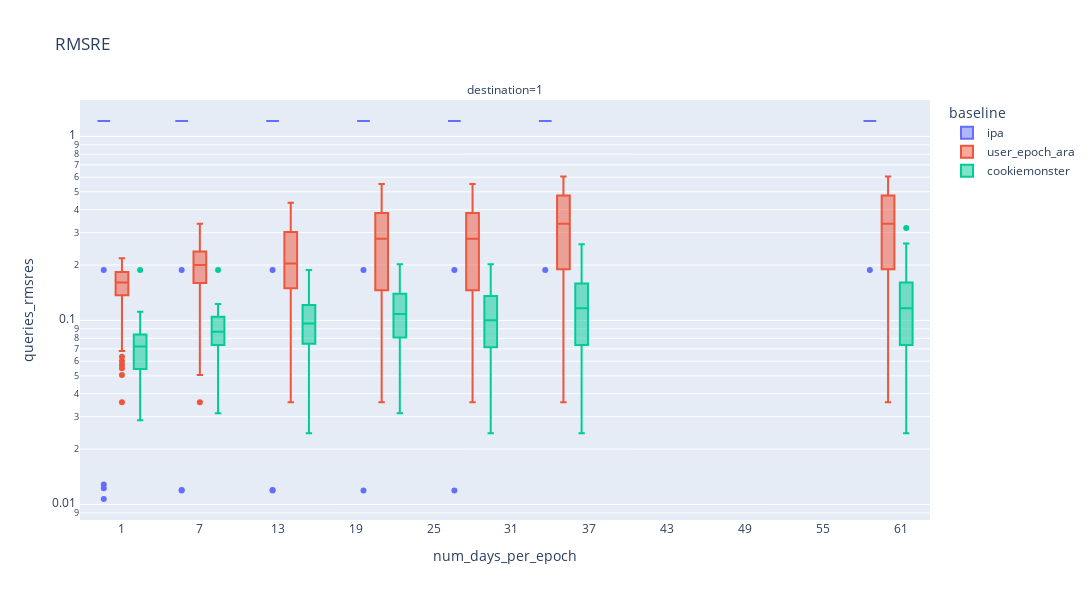
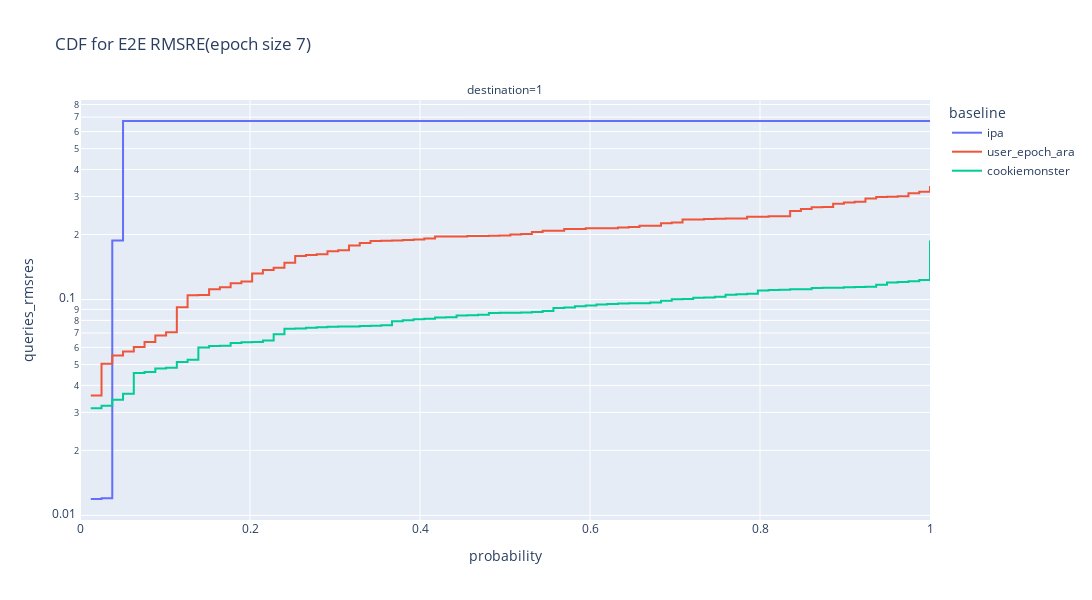

Here is the notebook cell these charts were saved with, in order:
### Code cell
path = "ray/patcg/varying_epoch_granularity_aw_7"
df = analyze_results(path, "bias")
plot_bias_rmsre(df, x_axis="num_days_per_epoch", log_y=True)
plot_bias_rmsre_cdf(df, epoch_size=7, log_y=True)

### Figure 1 — Plotly figure (JSON) as saved in the notebook; plotly's stock layout.template omitted (floating-point values rounded to 4 significant figures; data arrays with more than 128 entries replaced by an {"elided": "..."} marker saying what was removed)
{"data": [{"alignmentgroup": "True", "hovertemplate": "baseline=ipa<br>destination=1<br>num_days_per_epoch=%{x}<br>queries_rmsres=%{y}<extra></extra>", "legendgroup": "ipa", "marker": {"color": "#636efa"}, "name": "ipa", "notched": false, "offsetgroup": "ipa", "orientation": "v", "showlegend": true, "type": "box", "x": {"elided": "553 int values"}, "x0": " ", "xaxis": "x", "y": {"elided": "553 float values"}, "y0": " ", "yaxis": "y"}, {"alignmentgroup": "True", "hovertemplate": "baseline=user_epoch_ara<br>destination=1<br>num_days_per_epoch=%{x}<br>queries_rmsres=%{y}<extra></extra>", "legendgroup": "user_epoch_ara", "marker": {"color": "#EF553B"}, "name": "user_epoch_ara", "notched": false, "offsetgroup": "user_epoch_ara", "orientation": "v", "showlegend": true, "type": "box", "x": {"elided": "553 int values"}, "x0": " ", "xaxis": "x", "y": {"elided": "553 float values"}, "y0": " ", "yaxis": "y"}, {"alignmentgroup": "True", "hovertemplate": "baseline=cookiemonster<br>destination=1<br>num_days_per_epoch=%{x}<br>queries_rmsres=%{y}<extra></extra>", "legendgroup": "cookiemonster", "marker": {"color": "#00cc96"}, "name": "cookiemonster", "notched": false, "offsetgroup": "cookiemonster", "orientation": "v", "showlegend": true, "type": "box", "x": {"elided": "553 int values"}, "x0": " ", "xaxis": "x", "y": {"elided": "553 float values"}, "y0": " ", "yaxis": "y"}], "layout": {"annotations": [{"showarrow": false, "text": "destination=1", "x": 0.5, "xanchor": "center", "xref": "paper", "y": 1, "yanchor": "bottom", "yref": "paper"}], "boxmode": "group", "height": 600, "legend": {"title": {"text": "baseline"}, "tracegroupgap": 0}, "title": {"text": "RMSRE"}, "width": 1100, "xaxis": {"anchor": "y", "autorange": true, "domain": [0, 1], "range": [-2.231, 63.23], "title": {"text": "num_days_per_epoch"}, "type": "linear"}, "yaxis": {"anchor": "x", "autorange": true, "domain": [0, 1], "range": [-2.084, 0.1977], "title": {"text": "queries_rmsres"}, "type": "log"}}}

### Figure 2 — Plotly figure (JSON) as saved in the notebook; plotly's stock layout.template omitted (floating-point values rounded to 4 significant figures)
{"data": [{"hovertemplate": "baseline=ipa<br>destination=1<br>probability=%{x}<br>queries_rmsres=%{y}<extra></extra>", "legendgroup": "ipa", "line": {"dash": "solid", "shape": "hv"}, "marker": {"color": "#636efa", "symbol": "circle"}, "mode": "lines", "name": "ipa", "orientation": "h", "showlegend": true, "type": "scatter", "x": [0.01266, 0.02532, 0.03797, 0.05063, 0.06329, 0.07595, 0.08861, 0.1013, 0.1139, 0.1266, 0.1392, 0.1519, 0.1646, 0.1772, 0.1899, 0.2025, 0.2152, 0.2278, 0.2405, 0.2532, 0.2658, 0.2785, 0.2911, 0.3038, 0.3165, 0.3291, 0.3418, 0.3544, 0.3671, 0.3797, 0.3924, 0.4051, 0.4177, 0.4304, 0.443, 0.4557, 0.4684, 0.481, 0.4937, 0.5063, 0.519, 0.5316, 0.5443, 0.557, 0.5696, 0.5823, 0.5949, 0.6076, 0.6203, 0.6329, 0.6456, 0.6582, 0.6709, 0.6835, 0.6962, 0.7089, 0.7215, 0.7342, 0.7468, 0.7595, 0.7722, 0.7848, 0.7975, 0.8101, 0.8228, 0.8354, 0.8481, 0.8608, 0.8734, 0.8861, 0.8987, 0.9114, 0.9241, 0.9367, 0.9494, 0.962, 0.9747, 0.9873, 1], "xaxis": "x", "y": [0.01191, 0.012, 0.1876, 0.6711, 0.6711, 0.6711, 0.6711, 0.6711, 0.6711, 0.6711, 0.6711, 0.6711, 0.6711, 0.6711, 0.6711, 0.6711, 0.6711, 0.6711, 0.6711, 0.6711, 0.6711, 0.6711, 0.6711, 0.6711, 0.6711, 0.6711, 0.6711, 0.6711, 0.6711, 0.6711, 0.6711, 0.6711, 0.6711, 0.6711, 0.6711, 0.6711, 0.6711, 0.6711, 0.6711, 0.6711, 0.6711, 0.6711, 0.6711, 0.6711, 0.6711, 0.6711, 0.6711, 0.6711, 0.6711, 0.6711, 0.6711, 0.6711, 0.6711, 0.6711, 0.6711, 0.6711, 0.6711, 0.6711, 0.6711, 0.6711, 0.6711, 0.6711, 0.6711, 0.6711, 0.6711, 0.6711, 0.6711, 0.6711, 0.6711, 0.6711, 0.6711, 0.6711, 0.6711, 0.6711, 0.6711, 0.6711, 0.6711, 0.6711, 0.6711], "yaxis": "y"}, {"hovertemplate": "baseline=user_epoch_ara<br>destination=1<br>probability=%{x}<br>queries_rmsres=%{y}<extra></extra>", "legendgroup": "user_epoch_ara", "line": {"dash": "solid", "shape": "hv"}, "marker": {"color": "#EF553B", "symbol": "circle"}, "mode": "lines", "name": "user_epoch_ara", "orientation": "h", "showlegend": true, "type": "scatter", "x": [0.01266, 0.02532, 0.03797, 0.05063, 0.06329, 0.07595, 0.08861, 0.1013, 0.1139, 0.1266, 0.1392, 0.1519, 0.1646, 0.1772, 0.1899, 0.2025, 0.2152, 0.2278, 0.2405, 0.2532, 0.2658, 0.2785, 0.2911, 0.3038, 0.3165, 0.3291, 0.3418, 0.3544, 0.3671, 0.3797, 0.3924, 0.4051, 0.4177, 0.4304, 0.443, 0.4557, 0.4684, 0.481, 0.4937, 0.5063, 0.519, 0.5316, 0.5443, 0.557, 0.5696, 0.5823, 0.5949, 0.6076, 0.6203, 0.6329, 0.6456, 0.6582, 0.6709, 0.6835, 0.6962, 0.7089, 0.7215, 0.7342, 0.7468, 0.7595, 0.7722, 0.7848, 0.7975, 0.8101, 0.8228, 0.8354, 0.8481, 0.8608, 0.8734, 0.8861, 0.8987, 0.9114, 0.9241, 0.9367, 0.9494, 0.962, 0.9747, 0.9873, 1], "xaxis": "x", "y": [0.03588, 0.05046, 0.05504, 0.05746, 0.06019, 0.06356, 0.06814, 0.07055, 0.09198, 0.1046, 0.1048, 0.1115, 0.1141, 0.119, 0.121, 0.1321, 0.1371, 0.1403, 0.1479, 0.1592, 0.1606, 0.1622, 0.1673, 0.169, 0.1779, 0.1826, 0.1867, 0.1872, 0.1876, 0.1885, 0.1898, 0.1918, 0.1959, 0.196, 0.196, 0.1969, 0.1971, 0.1972, 0.1981, 0.2002, 0.2013, 0.2056, 0.2079, 0.2084, 0.2121, 0.2123, 0.2138, 0.2138, 0.2139, 0.2156, 0.2164, 0.2193, 0.2195, 0.2256, 0.2275, 0.2347, 0.2349, 0.2358, 0.2368, 0.237, 0.2374, 0.2416, 0.2419, 0.2429, 0.2433, 0.257, 0.2629, 0.2677, 0.2683, 0.2774, 0.2814, 0.2838, 0.2935, 0.2985, 0.2994, 0.3009, 0.3103, 0.3158, 0.3356], "yaxis": "y"}, {"hovertemplate": "baseline=cookiemonster<br>destination=1<br>probability=%{x}<br>queries_rmsres=%{y}<extra></extra>", "legendgroup": "cookiemonster", "line": {"dash": "solid", "shape": "hv"}, "marker": {"color": "#00cc96", "symbol": "circle"}, "mode": "lines", "name": "cookiemonster", "orientation": "h", "showlegend": true, "type": "scatter", "x": [0.01266, 0.02532, 0.03797, 0.05063, 0.06329, 0.07595, 0.08861, 0.1013, 0.1139, 0.1266, 0.1392, 0.1519, 0.1646, 0.1772, 0.1899, 0.2025, 0.2152, 0.2278, 0.2405, 0.2532, 0.2658, 0.2785, 0.2911, 0.3038, 0.3165, 0.3291, 0.3418, 0.3544, 0.3671, 0.3797, 0.3924, 0.4051, 0.4177, 0.4304, 0.443, 0.4557, 0.4684, 0.481, 0.4937, 0.5063, 0.519, 0.5316, 0.5443, 0.557, 0.5696, 0.5823, 0.5949, 0.6076, 0.6203, 0.6329, 0.6456, 0.6582, 0.6709, 0.6835, 0.6962, 0.7089, 0.7215, 0.7342, 0.7468, 0.7595, 0.7722, 0.7848, 0.7975, 0.8101, 0.8228, 0.8354, 0.8481, 0.8608, 0.8734, 0.8861, 0.8987, 0.9114, 0.9241, 0.9367, 0.9494, 0.962, 0.9747, 0.9873, 1], "xaxis": "x", "y": [0.03132, 0.03221, 0.03431, 0.0366, 0.04568, 0.04614, 0.04785, 0.04831, 0.05136, 0.05253, 0.05988, 0.06094, 0.06113, 0.0629, 0.06331, 0.06363, 0.06464, 0.06903, 0.07314, 0.07342, 0.07408, 0.07436, 0.07485, 0.07493, 0.07496, 0.0753, 0.07548, 0.07594, 0.07925, 0.08017, 0.08096, 0.08134, 0.08254, 0.08271, 0.08427, 0.08465, 0.08497, 0.08664, 0.08672, 0.08676, 0.08705, 0.08755, 0.08852, 0.09125, 0.09177, 0.09314, 0.09379, 0.09488, 0.0954, 0.09586, 0.096, 0.09613, 0.09697, 0.09878, 0.1003, 0.1006, 0.1018, 0.1021, 0.103, 0.1053, 0.1056, 0.1064, 0.1099, 0.1108, 0.111, 0.1115, 0.1115, 0.1131, 0.1133, 0.1134, 0.1139, 0.1144, 0.1145, 0.117, 0.1197, 0.1204, 0.1216, 0.123, 0.1876], "yaxis": "y"}], "layout": {"annotations": [{"showarrow": false, "text": "destination=1", "x": 0.5, "xanchor": "center", "xref": "paper", "y": 1, "yanchor": "bottom", "yref": "paper"}], "height": 600, "legend": {"title": {"text": "baseline"}, "tracegroupgap": 0}, "title": {"text": "CDF for E2E RMSRE(epoch size 7)"}, "width": 1100, "xaxis": {"anchor": "y", "autorange": true, "domain": [0, 1], "range": [0, 1], "rangemode": "tozero", "title": {"text": "probability"}, "type": "linear"}, "yaxis": {"anchor": "x", "autorange": true, "domain": [0, 1], "range": [-2.021, -0.07592], "title": {"text": "queries_rmsres"}, "type": "log"}}}
